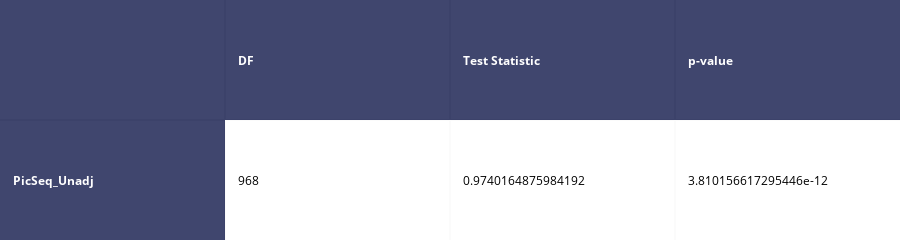

The notebook cell saved with this chart:
### Code cell
# Test for normality
x = data_cog_EpMem.PicSeq_Unadj.dropna()

shapiro_results = scipy.stats.shapiro(x)

matrix_sw = [
    ['', 'DF', 'Test Statistic', 'p-value'],
    ['PicSeq_Unadj', len(x) - 1, shapiro_results[0], shapiro_results[1]]
]

shapiro_table = FF.create_table(matrix_sw, index=True)
iplot(shapiro_table, filename='shapiro-table')

# Plot distribution
sns.distplot(data_cog_EpMem.loc[~data_cog_EpMem.PicSeq_Unadj.isnull()].PicSeq_Unadj.as_matrix());

### Figure 1 — Plotly figure (JSON) as saved in the notebook; plotly's stock layout.template omitted (floating-point values rounded to 4 significant figures)
{"data": [{"colorscale": [[0, "#00083e"], [0.5, "#ededee"], [1, "#ffffff"]], "hoverinfo": "none", "opacity": 0.75, "showscale": false, "type": "heatmap", "z": [[0, 0, 0, 0], [0, 0.5, 0.5, 0.5]]}], "layout": {"annotations": [{"align": "left", "font": {"color": "#ffffff"}, "showarrow": false, "text": "<b></b>", "x": -0.45, "xanchor": "left", "xref": "x1", "y": 0, "yref": "y1"}, {"align": "left", "font": {"color": "#ffffff"}, "showarrow": false, "text": "<b>DF</b>", "x": 0.55, "xanchor": "left", "xref": "x1", "y": 0, "yref": "y1"}, {"align": "left", "font": {"color": "#ffffff"}, "showarrow": false, "text": "<b>Test Statistic</b>", "x": 1.55, "xanchor": "left", "xref": "x1", "y": 0, "yref": "y1"}, {"align": "left", "font": {"color": "#ffffff"}, "showarrow": false, "text": "<b>p-value</b>", "x": 2.55, "xanchor": "left", "xref": "x1", "y": 0, "yref": "y1"}, {"align": "left", "font": {"color": "#ffffff"}, "showarrow": false, "text": "<b>PicSeq_Unadj</b>", "x": -0.45, "xanchor": "left", "xref": "x1", "y": 1, "yref": "y1"}, {"align": "left", "font": {"color": "#000000"}, "showarrow": false, "text": "968", "x": 0.55, "xanchor": "left", "xref": "x1", "y": 1, "yref": "y1"}, {"align": "left", "font": {"color": "#000000"}, "showarrow": false, "text": "0.9740164875984192", "x": 1.55, "xanchor": "left", "xref": "x1", "y": 1, "yref": "y1"}, {"align": "left", "font": {"color": "#000000"}, "showarrow": false, "text": "3.810156617295446e-12", "x": 2.55, "xanchor": "left", "xref": "x1", "y": 1, "yref": "y1"}], "height": 110, "margin": {"b": 0, "l": 0, "r": 0, "t": 0}, "xaxis": {"dtick": 1, "gridwidth": 2, "showticklabels": false, "tick0": -0.5, "ticks": "", "zeroline": false}, "yaxis": {"autorange": "reversed", "dtick": 1, "gridwidth": 2, "showticklabels": false, "tick0": 0.5, "ticks": "", "zeroline": false}}}
